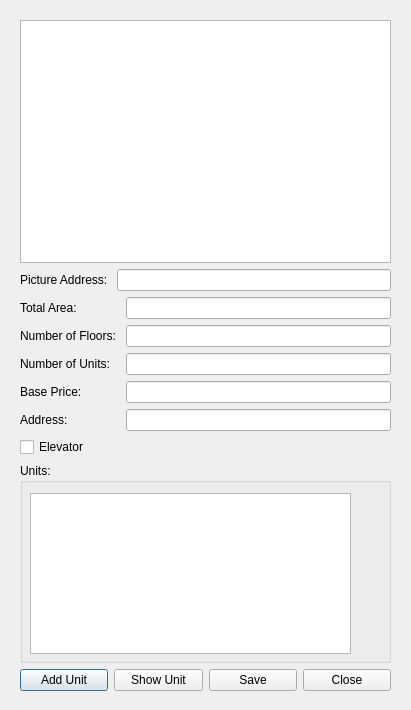
<?xml version="1.0" encoding="UTF-8"?>
<ui version="4.0">
 <class>apartmentPanel</class>
 <widget class="QDialog" name="apartmentPanel">
  <property name="geometry">
   <rect>
    <x>0</x>
    <y>0</y>
    <width>411</width>
    <height>710</height>
   </rect>
  </property>
  <property name="windowTitle">
   <string>Dialog</string>
  </property>
  <widget class="QWidget" name="">
   <property name="geometry">
    <rect>
     <x>20</x>
     <y>20</y>
     <width>371</width>
     <height>671</height>
    </rect>
   </property>
   <layout class="QVBoxLayout" name="verticalLayout_4">
    <item>
     <layout class="QVBoxLayout" name="verticalLayout_3">
      <item>
       <widget class="QGraphicsView" name="graphicsView"/>
      </item>
      <item>
       <layout class="QHBoxLayout" name="horizontalLayout">
        <item>
         <widget class="QLabel" name="lPicAdd">
          <property name="text">
           <string>Picture Address: </string>
          </property>
         </widget>
        </item>
        <item>
         <widget class="QLineEdit" name="lPicAdd_2"/>
        </item>
       </layout>
      </item>
     </layout>
    </item>
    <item>
     <layout class="QHBoxLayout" name="horizontalLayout_2">
      <item>
       <layout class="QVBoxLayout" name="verticalLayout">
        <item>
         <widget class="QLabel" name="label_2">
          <property name="text">
           <string>Total Area: </string>
          </property>
         </widget>
        </item>
        <item>
         <widget class="QLabel" name="label_3">
          <property name="text">
           <string>Number of Floors: </string>
          </property>
         </widget>
        </item>
        <item>
         <widget class="QLabel" name="label_4">
          <property name="text">
           <string>Number of Units: </string>
          </property>
         </widget>
        </item>
        <item>
         <widget class="QLabel" name="label_5">
          <property name="text">
           <string>Base Price: </string>
          </property>
         </widget>
        </item>
        <item>
         <widget class="QLabel" name="label_6">
          <property name="text">
           <string>Address: </string>
          </property>
         </widget>
        </item>
       </layout>
      </item>
      <item>
       <layout class="QVBoxLayout" name="verticalLayout_2">
        <item>
         <widget class="QLineEdit" name="lTArea"/>
        </item>
        <item>
         <widget class="QLineEdit" name="lNFloors"/>
        </item>
        <item>
         <widget class="QLineEdit" name="lNUnits"/>
        </item>
        <item>
         <widget class="QLineEdit" name="lBasePrice"/>
        </item>
        <item>
         <widget class="QLineEdit" name="lAddress"/>
        </item>
       </layout>
      </item>
     </layout>
    </item>
    <item>
     <widget class="QCheckBox" name="checkBox">
      <property name="text">
       <string>Elevator</string>
      </property>
     </widget>
    </item>
    <item>
     <widget class="QGroupBox" name="groupBox">
      <property name="minimumSize">
       <size>
        <width>300</width>
        <height>200</height>
       </size>
      </property>
      <property name="title">
       <string>Units: </string>
      </property>
      <widget class="QListWidget" name="listWidget">
       <property name="geometry">
        <rect>
         <x>10</x>
         <y>30</y>
         <width>321</width>
         <height>161</height>
        </rect>
       </property>
       <property name="minimumSize">
        <size>
         <width>250</width>
         <height>0</height>
        </size>
       </property>
      </widget>
     </widget>
    </item>
    <item>
     <layout class="QHBoxLayout" name="horizontalLayout_3">
      <item>
       <widget class="QPushButton" name="pAddUnit">
        <property name="text">
         <string>Add Unit</string>
        </property>
       </widget>
      </item>
      <item>
       <widget class="QPushButton" name="pShowUnit">
        <property name="text">
         <string>Show Unit</string>
        </property>
       </widget>
      </item>
      <item>
       <widget class="QPushButton" name="pSave">
        <property name="text">
         <string>Save</string>
        </property>
       </widget>
      </item>
      <item>
       <widget class="QPushButton" name="pClose">
        <property name="text">
         <string>Close</string>
        </property>
       </widget>
      </item>
     </layout>
    </item>
   </layout>
  </widget>
 </widget>
 <resources/>
 <connections/>
</ui>
